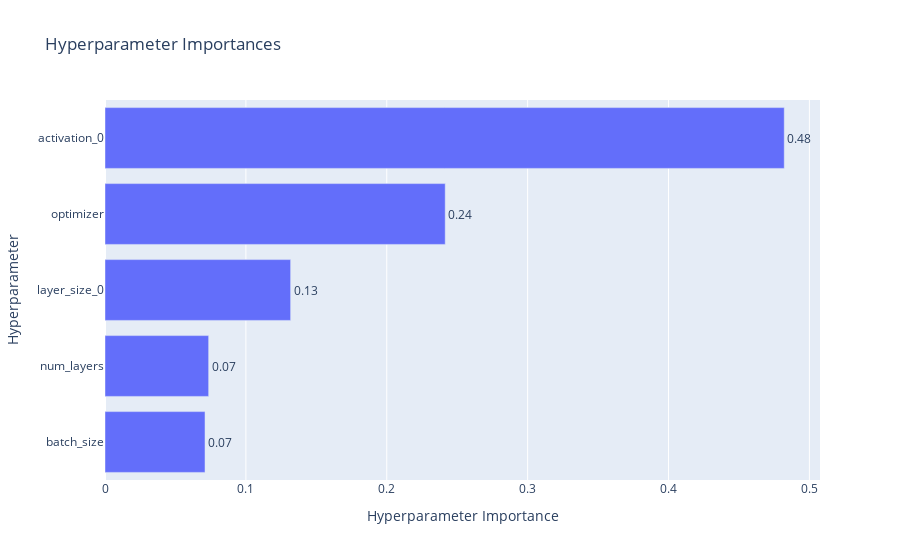

This figure's notebook cell:
### Code cell
optuna.visualization.plot_param_importances(fmnist_study)

### Figure 1 — Plotly figure (JSON) as saved in the notebook; plotly's stock layout.template omitted (floating-point values rounded to 4 significant figures)
{"data": [{"cliponaxis": false, "hovertemplate": ["batch_size (CategoricalDistribution): 0.0709964530789993<extra></extra>", "num_layers (IntDistribution): 0.07357898164662638<extra></extra>", "layer_size_0 (CategoricalDistribution): 0.13177417344987197<extra></extra>", "optimizer (CategoricalDistribution): 0.24150513690584627<extra></extra>", "activation_0 (CategoricalDistribution): 0.4821452549186562<extra></extra>"], "name": "Objective Value", "orientation": "h", "text": ["0.07", "0.07", "0.13", "0.24", "0.48"], "textposition": "outside", "type": "bar", "x": [0.071, 0.07358, 0.1318, 0.2415, 0.4821], "y": ["batch_size", "num_layers", "layer_size_0", "optimizer", "activation_0"]}], "layout": {"title": {"text": "Hyperparameter Importances"}, "xaxis": {"title": {"text": "Hyperparameter Importance"}}, "yaxis": {"title": {"text": "Hyperparameter"}}}}
